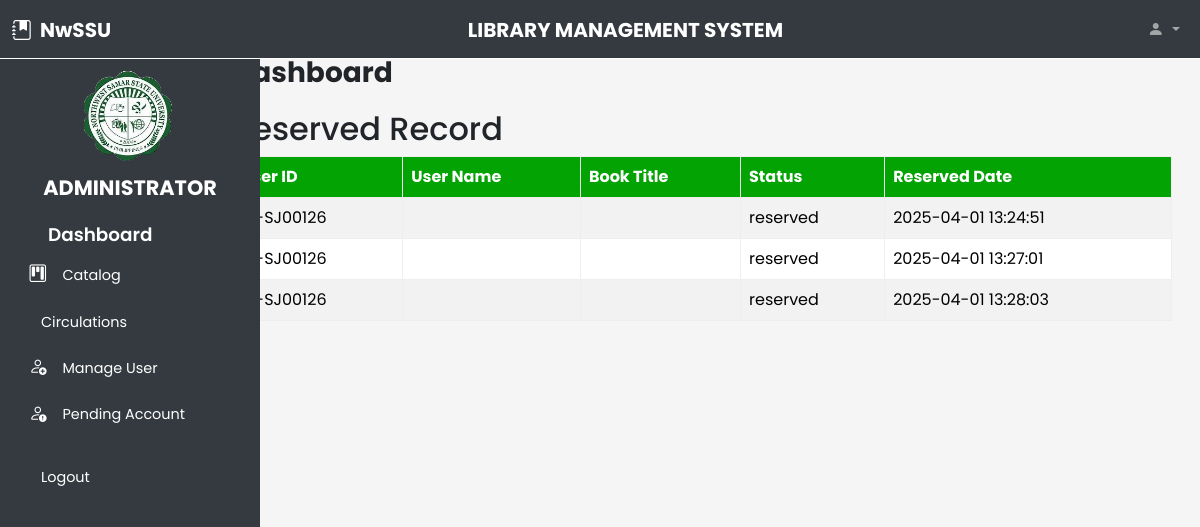
/admin_panel/user_reserve.php?user_id=21-SJ00126, run on the app's committed database.
### tables this page shows
CREATE TABLE `reserve_books` (
  `user_id` varchar(50) NOT NULL,
  `book_id` int(50) NOT NULL,
  `reserved_date` varchar(50) NOT NULL,
  `status` varchar(50) NOT NULL,
  `copies` int(50) NOT NULL
);

### admin_panel/user_reserve.php (the view, shortened to what this page needs)
<?php
include '../component-library/connect.php';
try {
    $conn = new PDO("mysql:host=$db_host;dbname=$db_name", $user_name, $user_password);
    $conn->setAttribute(PDO::ATTR_ERRMODE, PDO::ERRMODE_EXCEPTION);
} catch (PDOException $e) {
    die('Database connection failed: ' . $e->getMessage());
}
$user_id = $_GET['user_id'] ?? null;
if ($user_id) {
    $fineRecordsQuery = $conn->prepare("SELECT * FROM reserve_books WHERE user_id = ? AND status = 'reserved'");
    $fineRecordsQuery->execute([$user_id]);
    $fineRecords = $fineRecordsQuery->fetchAll(PDO::FETCH_ASSOC);
} else {
    die('No user ID provided');
}
include '../admin_panel/side_nav.php';
?>
<!DOCTYPE html>
<html lang="en">
<head>
    <link href="https://cdn.jsdelivr.net/npm/bootstrap@5.3.3/dist/css/bootstrap.min.css" rel="stylesheet">
    <link rel="stylesheet" href="https://cdn.jsdelivr.net/npm/bootstrap-icons@1.11.3/font/bootstrap-icons.min.css">
    <link rel="stylesheet" href="../style/styleshitt.css">
    <link rel="stylesheet" href="../admin_style/design.css">
</head>
<body>
<div class="main p-3">
        <div class="container-fluid">
            <div class="row">
                <div class="col-md-10 fw-bold fs-3">
                <p><span>Dashboard</span></p>
            </div>
        </div>
    </div>
    <div class="container">
        <h2>Reserved Record</h2>
        <table class="table table-striped">
            <thead>
                <tr>
                    <th>User ID</th>
                    <th>User Name</th>
                    <th>Book Title</th>
                    <th>Status</th>
                    <th>Reserved Date</th>
                </tr>
            </thead>
            <tbody>
                <?php foreach ($fineRecords as $record): ?>
                    <tr>
                        <td><?php echo htmlspecialchars($record['user_id']); ?></td>
                        <td><?php echo htmlspecialchars($record['user_name']); ?></td>
                        <td><?php echo htmlspecialchars($record['book_title']); ?></td>
                        <td><?php echo htmlspecialchars($record['status']); ?></td>
                        <td><?php echo htmlspecialchars($record['reserved_date']); ?></td>
                    </tr>
                <?php endforeach; ?>
            </tbody>
        </table>
    </div>
</div>
</body>
</html>

### style/styleshitt.css (style rules this page uses)
body { font-family: 'Poppins', sans-serif; }
.main { margin-top: 3%; margin-left: 17%; min-height: calc(100vh); width: calc(83%); overflow-y: auto; transition: all 0.35s ease-in-out; background-color: whitesmoke; }
.table thead th { background-color: rgb(3, 163, 3); color: white; font-weight: bold; border-bottom: #1979ca; }

### admin_style/design.css (style rules this page uses)
body { background-color: #eff1f4; }
.table { width: 100%; }
.table thead th { background-color: rgb(3, 163, 3); color: white; font-weight: bold; border-bottom: #1979ca; }
.table td { vertical-align: top; }
table { position: relative; border-collapse: collapse; width: auto; margin: 0 auto; table-layout: auto; }
th, td { background-color: #ddd; border: 1px inset; padding: 10px; text-align: left; word-wrap: break-word; vertical-align: middle; }

### data on the page
reserve_books: user "21-SJ00126", status "reserved", reserved_date "2025-04-01 13:24:51"
reserve_books: user "21-SJ00126", status "reserved", reserved_date "2025-04-01 13:27:01"
reserve_books: user "21-SJ00126", status "reserved", reserved_date "2025-04-01 13:28:03"
